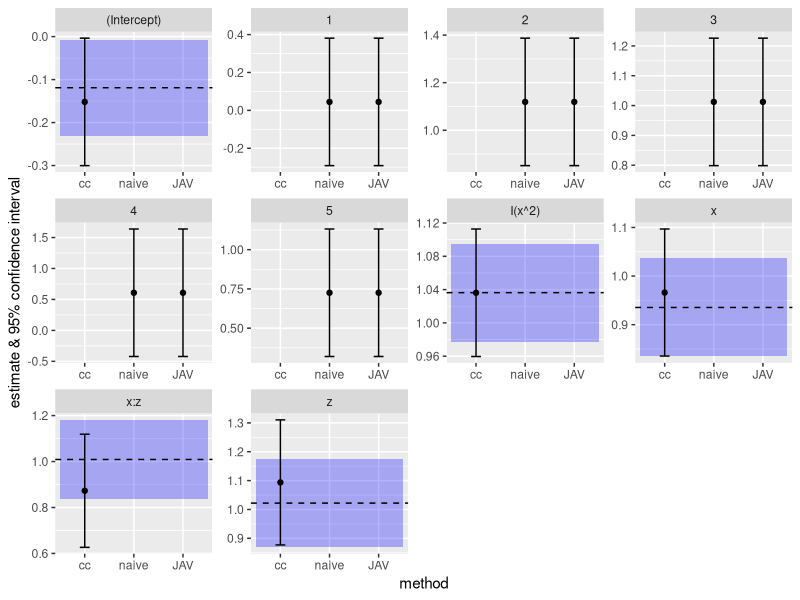

Write the R code that produced this figure.
library(mice)
library(ggplot2)

# simulate data ----------------------------------------------------------------
set.seed(2018)
N <- 200
x <- rnorm(N)
z <- rbinom(N, size = 1, prob = plogis(x))
y <- x + x^2 + z + x*z + rnorm(N, 0, 0.5)

DF_nonlin_orig <- data.frame(y = y, x = x, z = z)


# create missing values
DF_nonlin <- DF_nonlin_orig
DF_nonlin$x[sample(1:length(x), size = N/2)] <- NA


# naive imputation -------------------------------------------------------------
impnaive <- mice(DF_nonlin, printFlag = F)

# JAV imputation ---------------------------------------------------------------
DF2 <- DF_nonlin
DF2$xx <- DF2$x^2
DF2$xz <- DF2$x * DF2$z

impJAV <- mice(DF2, printFlag = F, maxit = 20)


# Fit the models ---------------------------------------------------------------
# model on complete data
mod_nonlin <- lm(y ~ x + I(x^2) + z + x:z, data = DF_nonlin_orig)
res_nonlin <- cbind(coef(mod_nonlin), confint(mod_nonlin))

# complete case analysis
mod_cc <- lm(y ~ x + I(x^2) + z + x:z, data = DF_nonlin)
res_cc <- cbind(coef(mod_cc), confint(mod_cc))

# model and result for naive imputation
mod_impnaive <- with(impnaive, lm(y ~ x + I(x^2) + z + x:z))
res_impnaive <- summary(pool(mod_impnaive), conf.int = TRUE)[, c("estimate", '2.5 %', '97.5 %')]

# model and result for JAV imputation
mod_JAV <- with(impJAV, lm(y ~ x + xx + z + xz))
res_JAV <- summary(pool(mod_impnaive), conf.int = TRUE)[, c("estimate", '2.5 %', '97.5 %')]


# combine the results ----------------------------------------------------------
res <- list(
  cc = as.data.frame(res_cc),
  naive = as.data.frame(res_impnaive),
  JAV = as.data.frame(res_JAV)
)

# set the column names and add variable names and imputation method as columns
for (i in 1:length(res)) {
  colnames(res[[i]]) <- c("coef", "lo", "up")
  res[[i]]$var <- rownames(res[[i]])
  res[[i]]$method <- names(res)[i]
}

# combine results from list into one data.frame for plotting
plotDF <- do.call(rbind, res)

# Get reference values from analysis of original (complete) data for blue area.
# This is actually a polygon in the plot and we need to specify the x-values
# so that it covers the whole x-axis, so we use 0.5 (the first result is plottet
# at x = 1) and "number of methods" + 0.5
refDF <- data.frame(x = rep(c(0.5, length(res) + 0.5, length(res) + 0.5, 0.5), nrow(res[[1]])),
                    # y is the confidence interval of the model on the original data
                    y = c(apply(confint(mod_nonlin), 1, rep, each = 2)),
                    # the variable names need to match the one in plotDF
                    var = rep(c("(Intercept)", "x", "I(x^2)", "z", "x:z"),
                              each = 4),
                    # for the horizontal line we get the coefficients from the model
                    # on the original data
                    est = rep(coef(mod_nonlin), each = 4)
)



# plot -------------------------------------------------------------------------
ggplot(plotDF, aes(x = method, y = coef)) +
  # draw the blue polygon
  geom_polygon(data = refDF,
               aes(x = x, y = y), fill = 'blue', alpha = 0.3) +
  # add the horizontal line
  geom_hline(data = refDF,
             aes(yintercept = est), lty = 2) +
  # points for the pooled estimates from the different imputations
  geom_point() +
  # confidence intervals from the imputations
  geom_errorbar(aes(ymin = lo, ymax = up), width = 0.2) +
  # make differet plots per variable
  facet_wrap("var", scales = 'free') +
  # specify the order of the methods on the x-axis
  scale_x_discrete(limits = c("cc", "naive", "JAV")) +
  # label for the y-axis
  ylab("estimate & 95% confidence interval")
